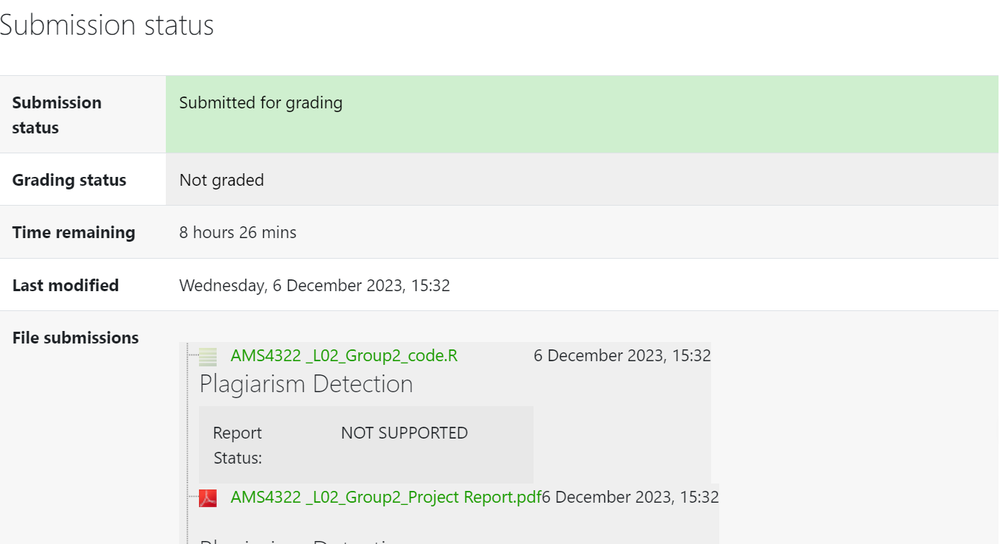
#> input picture image.png, 1000 x 544 px, shrunk from 1357 x 738 before the run, found by its file name
$ python '540 Assignment 1 Gao LingJun.py'
#> lines starting #> are read from the running program, lines starting #| are printed output that depends on the picture; after the words box and inside, x2 and y2 are one past the last pixel; in counts of white or black regions, pixels touching at a corner belong together
import cv2
import numpy as np
from PIL import Image
import pytesseract
from pytesseract import Output
import re

##Preparation
# Set the execution PATH for Tesseract OCR
pytesseract.pytesseract.tesseract_cmd = r'D:\Program Files\Tesseract-OCR\tesseract.exe'

# import image
img = cv2.imread('D:\\Assignment\\540\\image.png')
#> img is the input picture: shape (544, 1000, 3); mean B, G, R 237.8, 242, 237.8

##Preprocessing for Tesseract
# get grayscale image
def get_grayscale(image):
    return cv2.cvtColor(image, cv2.COLOR_BGR2GRAY)

# noise removal
def remove_noise(image):
    return cv2.medianBlur(image,5)

#thresholding
def thresholding(image):
    return cv2.threshold(image, 0, 255, cv2.THRESH_BINARY + cv2.THRESH_OTSU)[1]
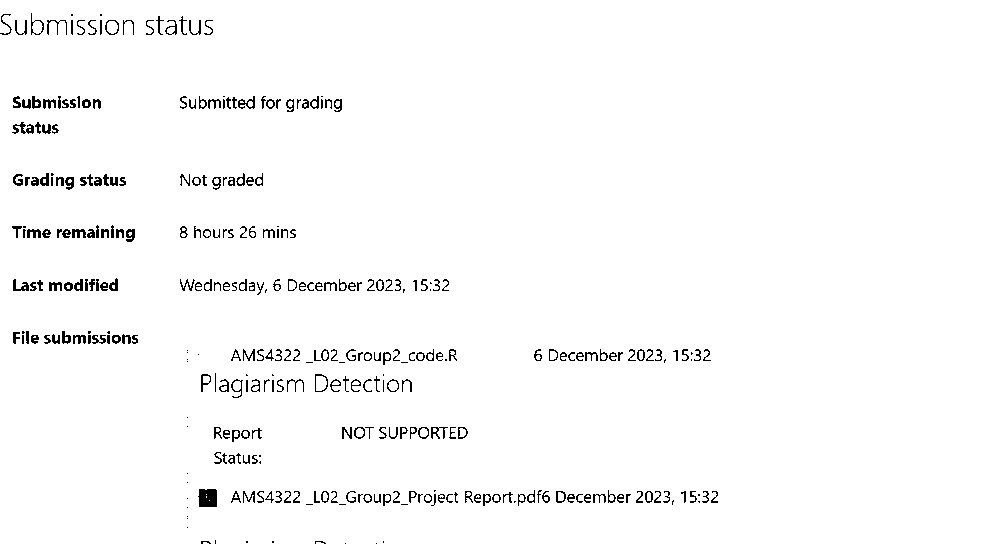
#> returned value: shape (544, 1000); 97.8% white; black in thin lines or dots, all inside (x1, y1, x2, y2) = (0, 13, 718, 544)

#dilation
def dilate(image):
    kernel = np.ones((5,5),np.uint8)
    return cv2.dilate(image, kernel, iterations = 1)

#erosion
def erode(image):
    kernel = np.ones((5,5),np.uint8)
    return cv2.erode(image, kernel, iterations = 1)

#opening - erosion followed by dilation
def opening(image):
    kernel = np.ones((5,5),np.uint8)
    return cv2.morphologyEx(image, cv2.MORPH_OPEN, kernel)
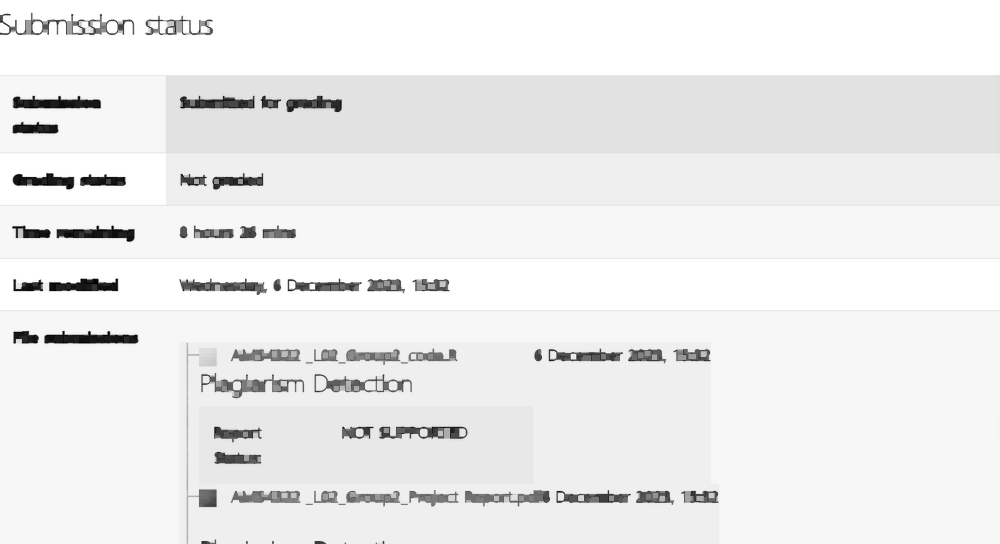
#> returned value: shape (544, 1000); min 0, max 255, mean 237

#canny edge detection
def canny(image):
    return cv2.Canny(image, 100, 200)
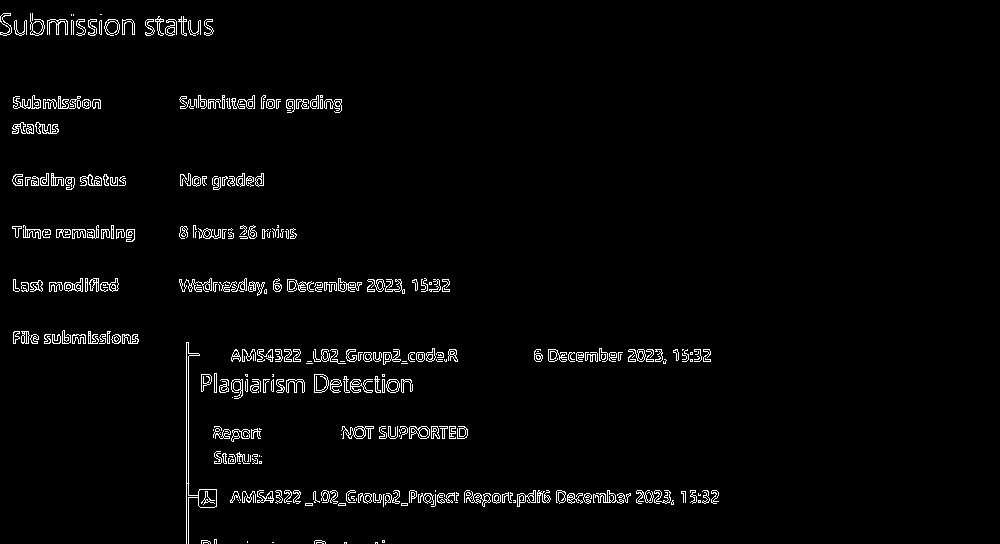
#> returned value: shape (544, 1000); 2.5% white in thin lines or dots, all inside (x1, y1, x2, y2) = (0, 13, 719, 544)

#skew correction
# [12 lines left out: function deskew, not called in this run]

#template matching
def match_template(image, template):
    return cv2.matchTemplate(image, template, cv2.TM_CCOEFF_NORMED)

##results of OCR with preprocessing
image = cv2.imread('D:\\Assignment\\540\\image.png')

gray = get_grayscale(image)
thresh = thresholding(gray)
opening = opening(gray)
canny = canny(gray)

#Convert the image to grayscale
img = gray
cv2.imshow('img', img)
# Adding custom options
custom_config = r'--oem 3 --psm 6'
pytesseract.image_to_string(img, config=custom_config)
#> (this line was passed over: pytesseract is not available in this run)

#thresholding
img = thresh
cv2.imshow('img', img)
# Adding custom options
custom_config = r'--oem 3 --psm 6'
pytesseract.image_to_string(img, config=custom_config)
#> (this line was passed over: pytesseract is not available in this run)

#opening - erosion followed by dilation
img = opening
cv2.imshow('img', img)
# Adding custom options
custom_config = r'--oem 3 --psm 6'
pytesseract.image_to_string(img, config=custom_config)
#> (this line was passed over: pytesseract is not available in this run)

#canny edge detection
img = canny
cv2.imshow('img', img)
# Adding custom options
custom_config = r'--oem 3 --psm 6'
pytesseract.image_to_string(img, config=custom_config)
#> (this line was passed over: pytesseract is not available in this run)

###
#> (the run stopped early here; a loop or call above may not have finished)
